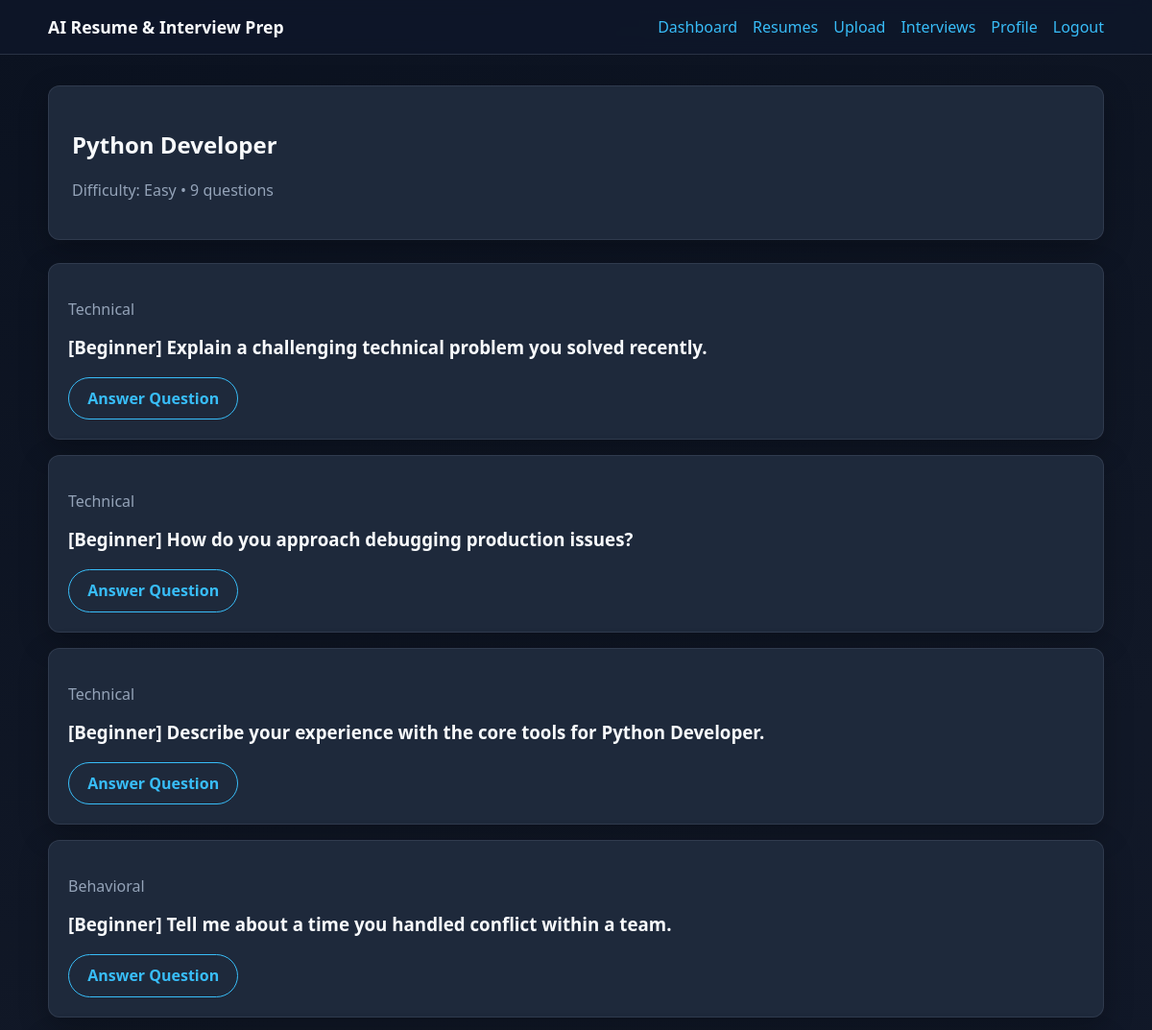
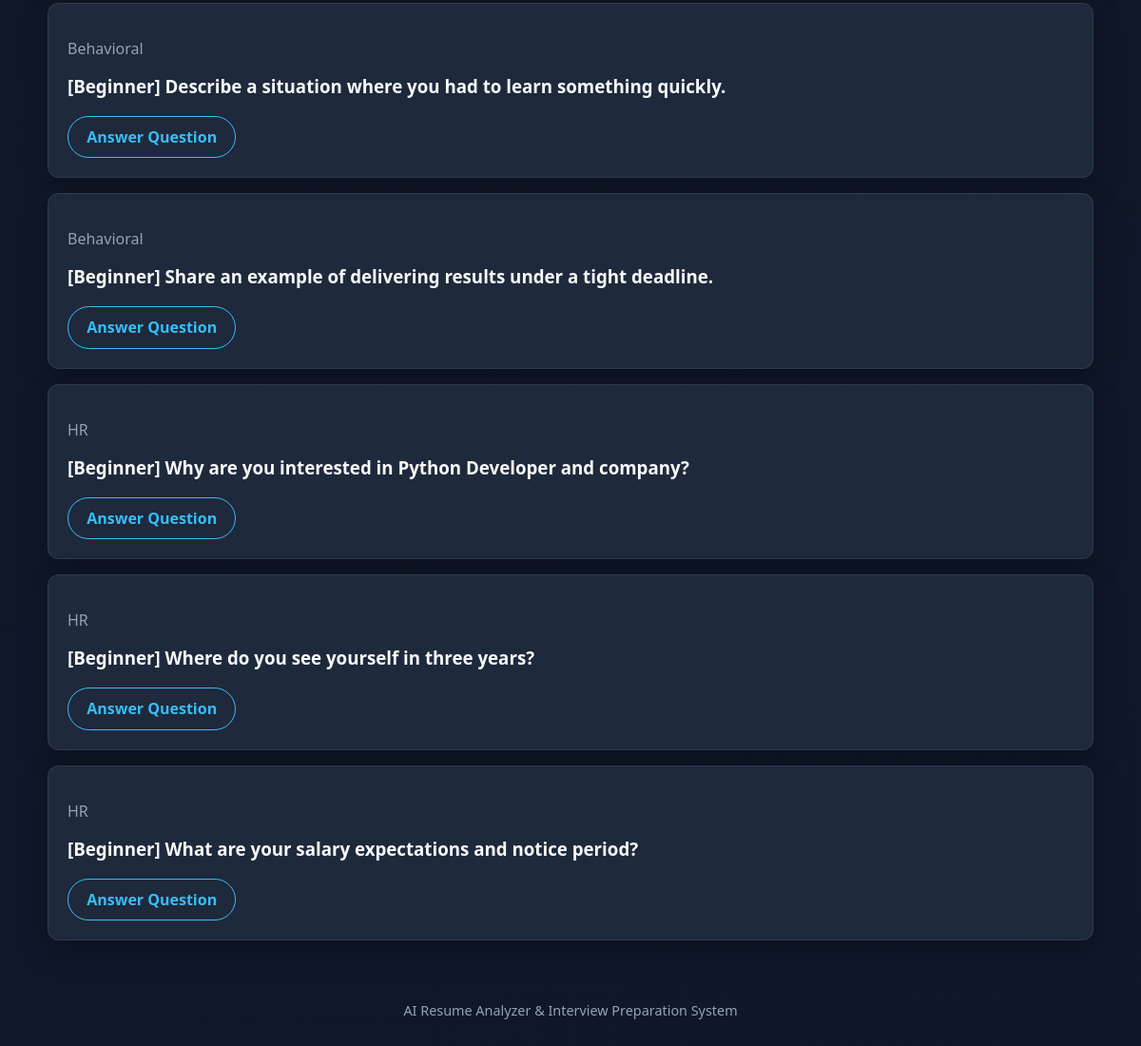
/interviews/1/ (signed in), run on the app's committed database (2 pictures, top to bottom).
### interviews/models.py (models this page shows, shortened)
class InterviewSession(models.Model):
    DIFFICULTY_CHOICES = [
        ("easy", "Easy"),
        ("medium", "Medium"),
        ("hard", "Hard"),
    ]
    user = models.ForeignKey(User, on_delete=models.CASCADE, related_name="interview_sessions")
    resume = models.ForeignKey(Resume, on_delete=models.SET_NULL, null=True, blank=True)
    target_role = models.CharField(max_length=200)
    difficulty = models.CharField(max_length=20, choices=DIFFICULTY_CHOICES, default="medium")
    created_at = models.DateTimeField(auto_now_add=True)
    class Meta:
        ordering = ["-created_at"]

class InterviewQuestion(models.Model):
    QUESTION_TYPES = [
        ("technical", "Technical"),
        ("behavioral", "Behavioral"),
        ("hr", "HR"),
    ]
    session = models.ForeignKey(InterviewSession, on_delete=models.CASCADE, related_name="questions")
    question_type = models.CharField(max_length=20, choices=QUESTION_TYPES)
    question_text = models.TextField()
    order = models.PositiveSmallIntegerField(default=0)
    class Meta:
        ordering = ["order"]

### interviews/views.py (the view)
# urls.py: path("<int:pk>/", views.session_detail, name="session_detail"),
@login_required
def session_detail(request, pk):
    session = get_object_or_404(InterviewSession, pk=pk, user=request.user)
    questions = session.questions.select_related("response")
    return render(request, "interviews/detail.html", {"session": session, "questions": questions})

### templates/interviews/detail.html (shortened to what this page needs)
{% extends "base.html" %}
{% block content %}
<section class="hero">
  <h1>{{ session.target_role }}</h1>
  <p class="muted">Difficulty: {{ session.get_difficulty_display }} • {{ questions|length }} questions</p>
</section>
<section class="grid">
  {% for question in questions %}
    <article class="card">
      <p class="muted">{{ question.get_question_type_display }}</p>
      <h3>{{ question.question_text }}</h3>
      <a class="btn btn-secondary" href="{% url 'interviews:answer' question.pk %}">
        {% if question.response %}Review Answer{% else %}Answer Question{% endif %}
      </a>
    </article>
  {% endfor %}
</section>
{% endblock %}

### static/css/style.css (style rules this page uses)
:root { --bg: #0f172a; --surface: #1e293b; --surface-light: #334155; --text: #f8fafc; --muted: #94a3b8; --primary: #38bdf8; --primary-dark: #0ea5e9; --success: #4ade80; --warning: #fbbf24; --danger: #f87171; --radius: 12px; --shadow: 0 10px 30px rgba(0, 0, 0, 0.25); }
* { box-sizing: border-box; }
body { margin: 0; font-family: "Segoe UI", Tahoma, Geneva, Verdana, sans-serif; background: linear-gradient(160deg, #0b1220 0%, #111827 45%, #0f172a 100%); color: var(--text); min-height: 100vh; }
a { color: var(--primary); text-decoration: none; }
.hero { background: var(--surface); border: 1px solid rgba(148, 163, 184, 0.15); border-radius: var(--radius); padding: 1.5rem; box-shadow: var(--shadow); margin-bottom: 1.5rem; }
.grid { display: grid; gap: 1rem; }
.card { background: var(--surface); border: 1px solid rgba(148, 163, 184, 0.15); border-radius: var(--radius); padding: 1.25rem; box-shadow: var(--shadow); }
.card h3 { margin-top: 0; }
.muted { color: var(--muted); }
.btn { display: inline-block; border: none; border-radius: 999px; padding: 0.65rem 1.2rem; background: var(--primary); color: #082f49; font-weight: 600; cursor: pointer; }
.btn-secondary { background: transparent; border: 1px solid var(--primary); color: var(--primary); }

### data on the page
InterviewSession: target_role "Python Developer", difficulty "Easy"
InterviewQuestion: question_type "Technical", question_text "[Beginner] Explain a challenging technical problem you solved recently."
InterviewQuestion: question_type "Technical", question_text "[Beginner] How do you approach debugging production issues?"
InterviewQuestion: question_type "Technical", question_text "[Beginner] Describe your experience with the core tools for Python Developer."
InterviewQuestion: question_type "Behavioral", question_text "[Beginner] Tell me about a time you handled conflict within a team."
InterviewQuestion: question_type "Behavioral", question_text "[Beginner] Describe a situation where you had to learn something quickly."
InterviewQuestion: question_type "Behavioral", question_text "[Beginner] Share an example of delivering results under a tight deadline."
InterviewQuestion: question_type "HR", question_text "[Beginner] Why are you interested in Python Developer and company?"
InterviewQuestion: question_type "HR", question_text "[Beginner] Where do you see yourself in three years?"
InterviewQuestion: question_type "HR", question_text "[Beginner] What are your salary expectations and notice period?"

### other printed values
{{ questions|length }} "9"
